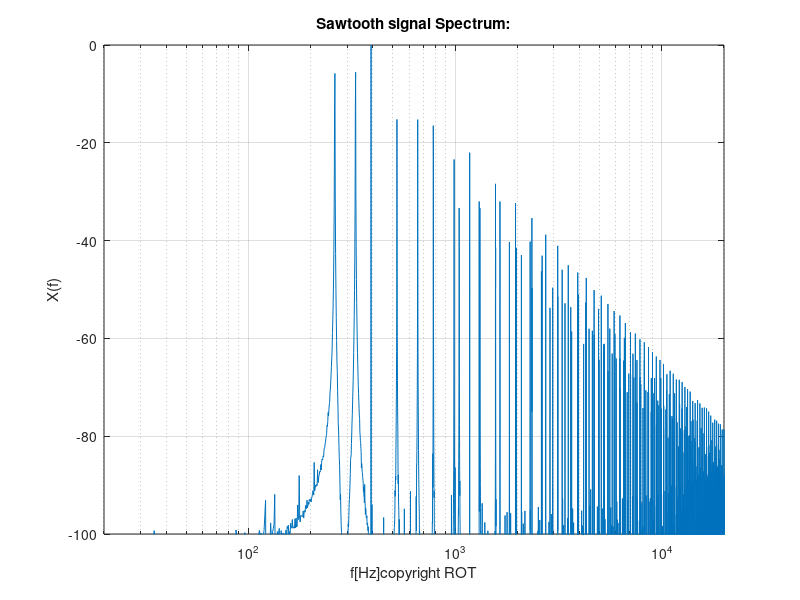

The MATLAB source for this figure:
function [my_saw,t] = my_sawtooth(freq,fs)
    if(nargin == 0)
        fs = 48000;                             % default sampeling freq
        freq = [261.6 329.6 392];               % default chord: c major
    elseif(nargin == 1)
        fs = 48000;
    end
    if(fs<2*max(freq))
        disp("ERROR: my_sawtooth return an empty value")
        disp("fs doesn't follow nyquist");
        return
    end
    T = 1;                                      % 1 sec sound signal
    t = [0:1/fs:T - 1/fs];                      % time grid
    my_saw_func =@(f0) sawtooth(2*pi*f0*t);     % anonymous func to calculate sawtooth
    my_saw = 0;
    for f_i = freq
        my_saw = my_saw + my_saw_func(f_i);     % calculate signal
    end
    sound(my_saw,fs);
    pause(1.2*T);

    % plot signal:
    N = fs*T;
    saw_f = fft(my_saw,N);
    sawtooth_f_mag = 20*log(abs(saw_f));
    sawtooth_f_mag = sawtooth_f_mag - max(sawtooth_f_mag);
    fgrid = fs*(0:(N-1))/(N);
    figure(1);
    semilogx(fgrid,sawtooth_f_mag); grid on; axis([20, 20*10^3 -100 0]);
    title("Sawtooth signal Spectrum:"); xlabel("f[Hz]{\copyright} ROT"); ylabel("X(f)");
end